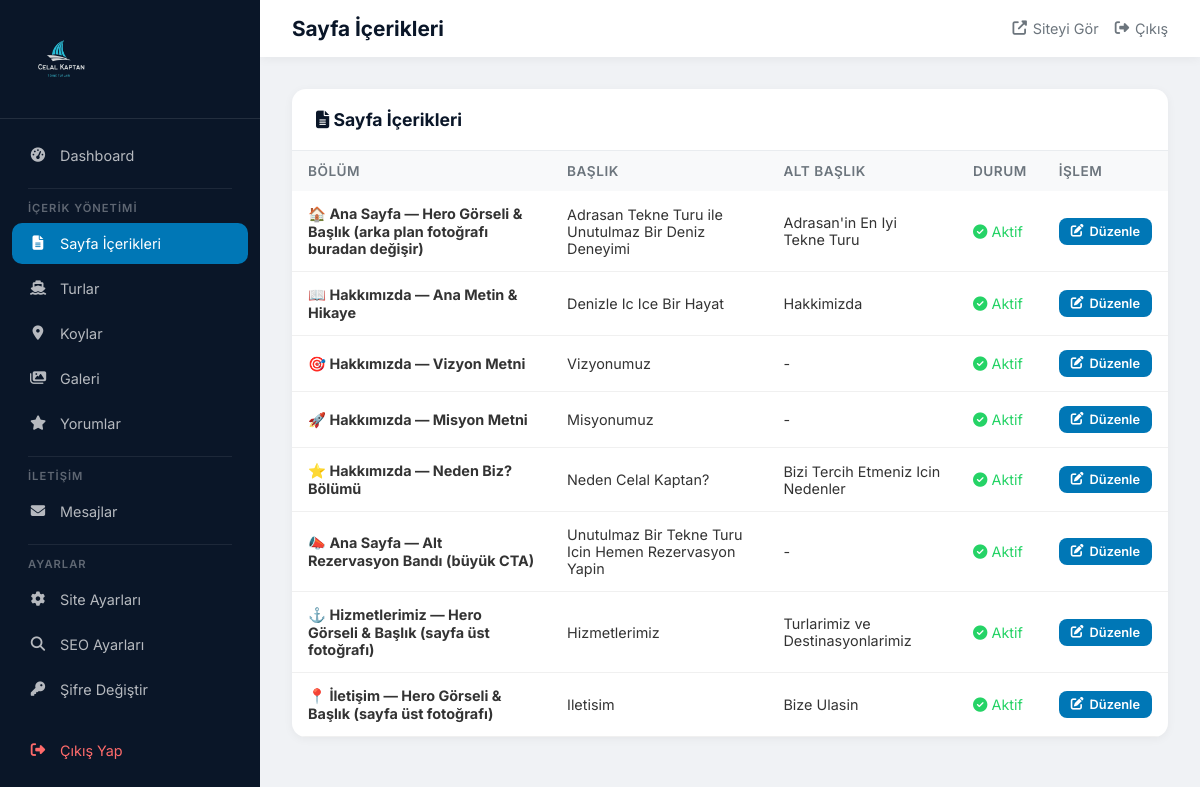
The app's page /admin/contents.php (signed in) with its own data.
### tables this page shows
CREATE TABLE IF NOT EXISTS page_contents (
    id INT AUTO_INCREMENT PRIMARY KEY,
    section_key VARCHAR(100) NOT NULL UNIQUE,
    title VARCHAR(255),
    subtitle VARCHAR(255),
    content TEXT,
    image VARCHAR(255),
    sort_order INT DEFAULT 0,
    is_active TINYINT(1) DEFAULT 1,
    created_at TIMESTAMP DEFAULT CURRENT_TIMESTAMP
);

### includes/config.php (called while the page is built, shortened)
<?php
function sanitize($data) {
    return htmlspecialchars(trim($data), ENT_QUOTES, 'UTF-8');
}

### admin/contents.php (the view, shortened to what this page needs)
<?php include 'header.php';
$db = getDB();
$sectionLabels = [
    'hero'              => '🏠 Ana Sayfa — Hero Görseli & Başlık (arka plan fotoğrafı buradan değişir)',
    'tours_section'     => '🚢 Ana Sayfa — Turlar Bölümü Başlığı',
    'koylar_section'    => '🏝️ Ana Sayfa — Koylar Bölümü Başlığı',
    'cta'               => '📣 Ana Sayfa — Alt Rezervasyon Bandı (büyük CTA)',
    'about_hero'        => '🧭 Hakkımızda — Hero Görseli & Başlık (sayfa üst fotoğrafı)',
    'about'             => '📖 Hakkımızda — Ana Metin & Hikaye',
    'about_vision'      => '🎯 Hakkımızda — Vizyon Metni',
    'about_mission'     => '🚀 Hakkımızda — Misyon Metni',
    'about_checklist'   => '✅ Hakkımızda — Özellikler Listesi (her satır = bir madde)',
    'why_us'            => '⭐ Hakkımızda — Neden Biz? Bölümü',
    'services_hero'     => '⚓ Hizmetlerimiz — Hero Görseli & Başlık (sayfa üst fotoğrafı)',
    'services_included' => '✔️ Hizmetlerimiz — Tura Dahil Olanlar (her satır = bir madde)',
    'services_excluded' => '❌ Hizmetlerimiz — Tura Dahil Olmayanlar (her satır = bir madde)',
    'galeri_hero'       => '🖼️ Galeri — Hero Görseli & Başlık (sayfa üst fotoğrafı)',
    'contact_hero'      => '📍 İletişim — Hero Görseli & Başlık (sayfa üst fotoğrafı)',
];
$contents = $db->query("SELECT * FROM page_contents ORDER BY sort_order ASC")->fetchAll();
$editing = null;
?>
<?php if ($editing): ?>
<div class="card">
    <div class="card-header">
        <h3><i class="fas fa-edit"></i> İçerik Düzenle: <?= $sectionLabels[$editing['section_key']] ?? sanitize($editing['section_key']) ?></h3>
        <a href="contents.php" class="btn btn-sm btn-outline">Geri Dön</a>
    </div>
    <div class="card-body">
        <form method="POST" enctype="multipart/form-data">
            <input type="hidden" name="id" value="<?= $editing['id'] ?>">
            <div class="form-row">
                <div class="form-group">
                    <label>Ana Başlık <small style="color:#888;">(Büyük h2 başlık)</small></label>
                    <input type="text" name="title" value="<?= sanitize($editing['title']) ?>">
                </div>
                <div class="form-group">
                    <label>Üst Etiket <small style="color:#888;">(Küçük renkli etiket, örn: "Turlarımız")</small></label>
                    <input type="text" name="subtitle" value="<?= sanitize($editing['subtitle']) ?>">
                </div>
            </div>
            <div class="form-group">
                <label>İçerik / Açıklama
                    <?php if (in_array($editing['section_key'], ['about_checklist','services_included','services_excluded'])): ?>
                    <small style="color:#0077b6;background:#e3f2fd;padding:2px 8px;border-radius:4px;margin-left:6px;">Her satır ayrı bir madde olarak görüntülenir</small>
                    <?php else: ?>
                    <small style="color:#888;">(Başlığın altındaki açıklama metni)</small>
                    <?php endif; ?>
                </label>
                <textarea name="content" rows="<?= in_array($editing['section_key'], ['about_checklist','services_included','services_excluded']) ? '8' : '4' ?>"><?= sanitize($editing['content']) ?></textarea>
            </div>
            <div class="form-group">
                <label>Görsel <small style="color:#888;">(Opsiyonel – bölüm görseli)</small></label>
                <input type="file" name="image" accept="image/*">
                <?php if ($editing['image']): ?>
                <div style="margin-top:10px;display:flex;align-items:flex-start;gap:14px;">
                    <img src="<?= SITE_URL ?>/assets/uploads/<?= sanitize($editing['image']) ?>"
                         alt="Mevcut görsel"
                         style="max-width:220px;max-height:140px;border-radius:8px;border:1px solid #e2e8f0;">
                    <div>
                        <p style="font-size:0.8rem;color:#6c757d;margin-bottom:8px;"><?= sanitize($editing['image']) ?></p>
                        <label style="display:flex;align-items:center;gap:6px;cursor:pointer;color:#dc3545;font-size:0.9rem;">
                            <input type="checkbox" name="remove_image" value="1">
                            Görseli kaldır
                        </label>
                    </div>
                </div>
                <?php endif; ?>
            </div>
            <button type="submit" class="btn btn-primary"><i class="fas fa-save"></i> Kaydet</button>
        </form>
    </div>
</div>
<?php else: ?>
<div class="card">
    <div class="card-header">
        <h3><i class="fas fa-file-alt"></i> Sayfa İçerikleri</h3>
    </div>
    <table>
        <thead>
            <tr>
                <th>Bölüm</th>
                <th>Başlık</th>
                <th>Alt Başlık</th>
                <th>Durum</th>
                <th>İşlem</th>
            </tr>
        </thead>
        <tbody>
            <?php foreach ($contents as $c): ?>
            <tr>
                <td><strong><?= $sectionLabels[$c['section_key']] ?? sanitize($c['section_key']) ?></strong></td>
                <td><?= sanitize($c['title']) ?></td>
                <td><?= sanitize($c['subtitle'] ?: '-') ?></td>
                <td>
                    <?php if ($c['is_active']): ?>
                        <span style="color:#25d366"><i class="fas fa-check-circle"></i> Aktif</span>
                    <?php else: ?>
                        <span style="color:#dc3545"><i class="fas fa-times-circle"></i> Pasif</span>
                    <?php endif; ?>
                </td>
                <td>
                    <a href="?edit=<?= $c['id'] ?>" class="btn btn-sm btn-primary"><i class="fas fa-edit"></i> Düzenle</a>
                </td>
            </tr>
            <?php endforeach; ?>
        </tbody>
    </table>
</div>
<?php endif; ?>
<?php include 'footer.php'; ?>

### admin/header.php (style rules this page uses)
* { margin:0; padding:0; box-sizing:border-box; }
body { font-family:'Inter',sans-serif; background:#f0f2f5; color:#333; }
.card { background:#fff; border-radius:14px; box-shadow:0 2px 10px rgba(0,0,0,0.05); overflow:hidden; margin-bottom:24px; }
.card-header { padding:20px 24px; border-bottom:1px solid #e9ecef; display:flex; align-items:center; justify-content:space-between; }
.card-header h3 { font-size:1.1rem; color:#0a1628; }
table { width:100%; border-collapse:collapse; }
table th { background:#f8f9fa; padding:12px 16px; text-align:left; font-size:0.85rem; color:#6c757d; font-weight:600; text-transform:uppercase; letter-spacing:0.5px; }
table td { padding:14px 16px; border-bottom:1px solid #f0f0f0; font-size:0.9rem; }
.btn { display:inline-flex; align-items:center; gap:6px; padding:10px 20px; border-radius:8px; font-family:inherit; font-size:0.9rem; font-weight:600; border:none; cursor:pointer; transition:all 0.3s; text-decoration:none; }
.btn-primary { background:#0077b6; color:#fff; }
.btn-sm { padding:6px 12px; font-size:0.8rem; }

### records on screen
page_contents: section_key "🏠 Ana Sayfa — Hero Görseli & Başlık (arka plan fotoğrafı buradan değişir)", title "Adrasan Tekne Turu ile Unutulmaz Bir Deniz Deneyimi", subtitle "Adrasan'in En Iyi Tekne Turu", is_active 1 (drawn)
page_contents: section_key "📖 Hakkımızda — Ana Metin & Hikaye", title "Denizle Ic Ice Bir Hayat", subtitle "Hakkimizda", is_active 1 (drawn)
page_contents: section_key "🎯 Hakkımızda — Vizyon Metni", title "Vizyonumuz", subtitle "-", is_active 1 (drawn)
page_contents: section_key "🚀 Hakkımızda — Misyon Metni", title "Misyonumuz", subtitle "-", is_active 1 (drawn)
page_contents: section_key "⭐ Hakkımızda — Neden Biz? Bölümü", title "Neden Celal Kaptan?", subtitle "Bizi Tercih Etmeniz Icin Nedenler", is_active 1 (drawn)
page_contents: section_key "📣 Ana Sayfa — Alt Rezervasyon Bandı (büyük CTA)", title "Unutulmaz Bir Tekne Turu Icin Hemen Rezervasyon Yapin", subtitle "-", is_active 1 (drawn)
page_contents: section_key "⚓ Hizmetlerimiz — Hero Görseli & Başlık (sayfa üst fotoğrafı)", title "Hizmetlerimiz", subtitle "Turlarimiz ve Destinasyonlarimiz", is_active 1 (drawn)
page_contents: section_key "📍 İletişim — Hero Görseli & Başlık (sayfa üst fotoğrafı)", title "Iletisim", subtitle "Bize Ulasin", is_active 1 (drawn)
